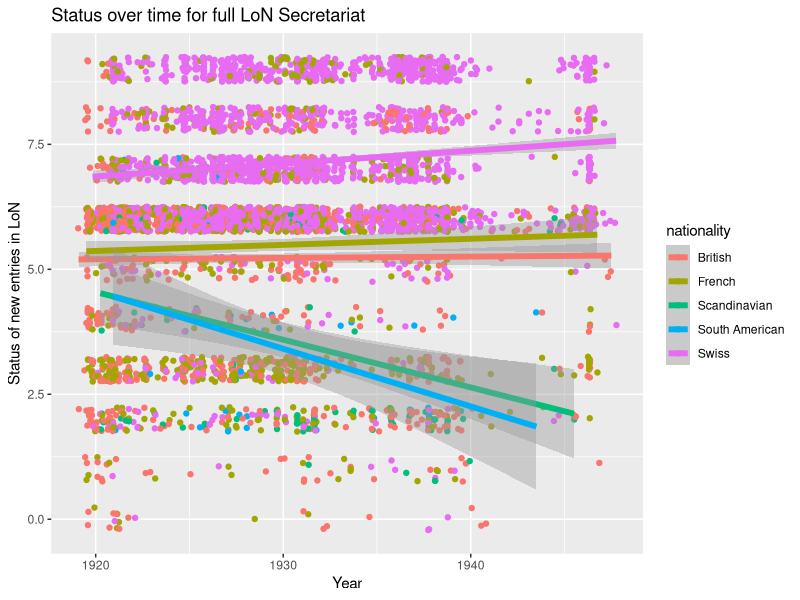

The R source for this figure: (Note: this script raises an error after producing the figure.)
list.of.packages <- c("ggplot2","ggExtra","lme4", "nlme","tidyverse")
new.packages <- list.of.packages[!(list.of.packages %in% installed.packages()[,"Package"])]
if(length(new.packages)) install.packages(new.packages, dependencies = TRUE)
for(i in 1:length(list.of.packages)){
  require(list.of.packages[i], character.only = TRUE)
}

da <- read.csv("fall17/five_nationalities_data.csv")

da <- da %>% 
  filter(begin_on_year > 1900)

x1 <- da$begin_on_year
x2 <- da$begin_on_month
x_1 <- x1 + x2/12# + x3/30

da <- da %>% 
  mutate(entry_time = x_1)


# import data frame of rank names to ordinal scale
ordinal_ranks <- read.csv("data/fname_u_with_class.csv", sep = ",", header = FALSE, stringsAsFactors = FALSE)# changed original category csv due to encoding
# column names
colnames(ordinal_ranks) = c("u_id", "u_fname" , "u_fname_code")
# code every object in main
extract_rank <- rep(NA,nrow(da))

for(i in 1:nrow(ordinal_ranks)){
  #for each rank a logical vector indexing subject numbers are created
  idx <- ordinal_ranks$u_fname[i] == da$fname
  #true index are translated to oridnal rank numbers for each subject
  extract_rank[idx] <- ordinal_ranks$u_fname_code[i]
}
#ordinal rank numbers are added
da$fname_code <- extract_rank

mdl_da <- da %>% 
  select(fname_code,pname, entry_time, nationality) %>% 
  filter(!is.na(entry_time)) 
  
colnames(mdl_da) <- c("status","name","entry_time","nationality")



#Adam's mixed effects model

#as our baseline model we use the overall mean/intercept
baseline<-gls(status ~ 1, data = mdl_da, method = "ML")

#we let the intercept vary from person to person, i.e. specifying it as a random effect
random_intercept<-lme(status ~ 1, random = ~1|name, data = mdl_da, method = "ML")

#We comepare the baseline and the random_intercept model, and see that the random intercept
#fits the data significantly better
anova(baseline, random_intercept)

#we add entry_time as a predictor. 
entry_model <- update(random_intercept, .~. + entry_time)

anova(random_intercept,entry_model)
#adding entry time explains significantly more variance

#we add nationality as a predictor
nation_add_model <- update(entry_model, .~.+nationality)


add_interaction <- update(nation_add_model, .~. +nationality:entry_time)

anova(baseline, random_intercept, entry_model, nation_add_model, add_interaction)

summary(nation_add_model)

mdl_da %>% 
  filter(nationality == "British") %>% 
  summarise(count = mean(status))

mdl_da %>% 
  filter(nationality == "South American") %>% 
  summarise(count = mean(status))


#Elaborating on the analysis
#plotting intercept
mdl_da %>% 
  ggplot(aes(entry_time,status, color = nationality)) +
  geom_point(alpha = 0.0001)+
  geom_jitter(height = 0.25)+
  geom_smooth(se = T, method = "lm", linetype = "solid", size = 2) +
  labs(x = "Year", y ="Status of new entries in LoN", titles ="Status over time for full LoN Secretariat")
  



mdl_da %>% 
  filter(entry_time < 1924) %>% 
  filter(nationality == "South American") %>% 
  summarise(mean = mean(status))


mdl_da %>% 
  filter(entry_time <1934) %>% 
  #filter(nationality == "French") %>% 
  summarise(mean = mean(status))


  #shows that average status decreases over time: More people at the top over time. 


#adding gender as predictiv variable

gender_add_model <- update(model1, .~. +gender)
summary(mdl_df) #summary shows the distribution of genders. NA: 7, Man: 3443, Woman: 3565
anova(model1,gender_add_model) 
#we see a significant effect of gender
summary(gender_add_model)
#we see a nearly significant effect of being a woman. They have 1.6 higher/worse rank 
#averages are calculated for each gender group
mdl_df %>% 
  group_by(gender) %>% 
  summarise(avg_status = mean(status))
#visualization of differences
mdl_df %>% 
  ggplot(aes(gender,status, color = gender))+
  geom_boxplot()
#Interesting here how little variance there are in woman. They aren't completely in the bottom.Furthermore,
#there are a couple of outliers
mdl_df %>% 
  filter(status < 5 & gender == "woman" & !duplicated(name)) %>% #counting womans per rank, for ranks "better" than 5
  mutate(stauts = as.factor(status)) %>% 
  group_by(status) %>% 
  summarise(overview = n())


nation_add_model <- update(gender_add_model, .~.+nation)
anova(gender_add_model, nation_add_model)
summary(nation_add_model)
#Initial rank of national workers is 2 points higher than international(they had worse ranks). Reflects that "mundane" workers
#were locals. 
#results is visualizd through boxplot beneath:
mdl_df %>% 
  ggplot(aes(nation,status)) +
  geom_boxplot()

anova(baseline,model1, gender_add_model,nation_add_model)
sum1 <- summary(nation_add_model)
sum2 <- summary(mdl3)
